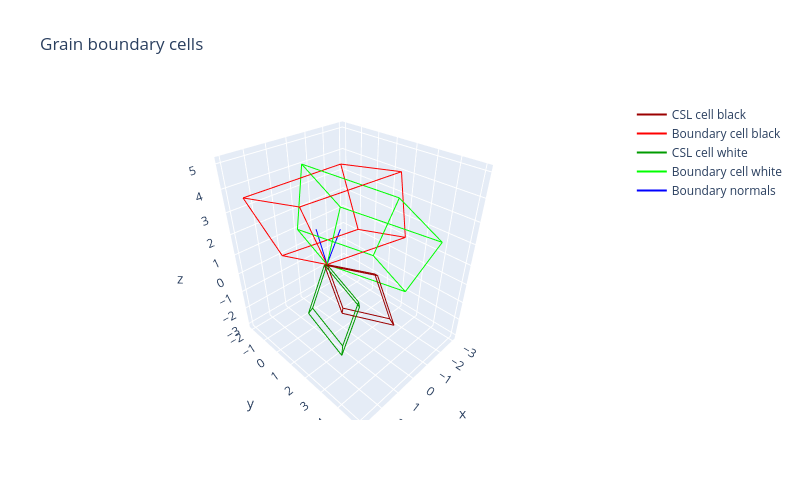

Write notebook code for a chart like this one.
### Markdown cell above
## Visualising the grain boundary cell
There are two ways to visualise the grain boundary cell. First, in the original orientation in the crystal lattice. The grain boundary cells are shown, but also the CSL unit cells for comparison and the boundary normals:

### Code cell
test_gb.visualise_3d()

### Figure 1 — Plotly figure (JSON) as saved in the notebook; plotly's stock layout.template omitted (floating-point values rounded to 4 significant figures)
{"data": [{"line": {"color": "rgb(155, 0, 0)", "width": 2}, "mode": "lines", "name": "CSL cell black", "type": "scatter3d", "x": [0, 1, null, 0, 0, null, 0, -1, null, 1, 1, null, 0, 1, null, 1, 0, null, -1, 0, null, -1, -1, null, -1, 0, null, 0, 0, null, 1, 0, null, 0, -1, null], "y": [0, 1, null, 0, 1, null, 0, 2, null, 1, 2, null, 1, 2, null, 2, 4, null, 3, 4, null, 2, 3, null, 2, 3, null, 3, 4, null, 1, 3, null, 1, 3, null], "z": [0, 1, null, 0, -2, null, 0, 0, null, 1, -1, null, -2, -1, null, -1, -1, null, -2, -1, null, 0, -2, null, 0, 1, null, 1, -1, null, 1, 1, null, -2, -2, null]}, {"line": {"color": "rgb(255, 0, 0)", "width": 2}, "mode": "lines", "name": "Boundary cell black", "type": "scatter3d", "x": [0, -3, null, 0, 2, null, 0, 1, null, -3, -1, null, 2, -1, null, -1, 0, null, 3, 0, null, 1, 3, null, 1, -2, null, -2, 0, null, -3, -2, null, 2, 3, null], "y": [0, 2, null, 0, 1, null, 0, -2, null, 2, 3, null, 1, 3, null, 3, 1, null, -1, 1, null, -2, -1, null, -2, 0, null, 0, 1, null, 2, 0, null, 1, -1, null], "z": [0, 1, null, 0, 4, null, 0, 0, null, 1, 5, null, 4, 5, null, 5, 5, null, 4, 5, null, 0, 4, null, 0, 1, null, 1, 5, null, 1, 1, null, 4, 4, null]}, {"line": {"color": "rgb(0, 155, 0)", "width": 2}, "mode": "lines", "name": "CSL cell white", "type": "scatter3d", "x": [0, 1, null, 0, 1, null, 0, 0, null, 1, 2, null, 1, 2, null, 2, 2, null, 1, 2, null, 0, 1, null, 0, 1, null, 1, 2, null, 1, 1, null, 1, 1, null], "y": [0, 1, null, 0, 0, null, 0, 2, null, 1, 1, null, 0, 1, null, 1, 3, null, 2, 3, null, 2, 2, null, 2, 3, null, 3, 3, null, 1, 3, null, 0, 2, null], "z": [0, 1, null, 0, -2, null, 0, -1, null, 1, -1, null, -2, -1, null, -1, -2, null, -3, -2, null, -1, -3, null, -1, 0, null, 0, -2, null, 1, 0, null, -2, -3, null]}, {"line": {"color": "rgb(0, 255, 0)", "width": 2}, "mode": "lines", "name": "Boundary cell white", "type": "scatter3d", "x": [0, -2, null, 0, 1, null, 0, 0, null, -2, -1, null, 1, -1, null, -1, -1, null, 1, -1, null, 0, 1, null, 0, -2, null, -2, -1, null, -2, -2, null, 1, 1, null], "y": [0, 3, null, 0, 2, null, 0, -2, null, 3, 5, null, 2, 5, null, 5, 3, null, 0, 3, null, -2, 0, null, -2, 1, null, 1, 3, null, 3, 1, null, 2, 0, null], "z": [0, -1, null, 0, 4, null, 0, 1, null, -1, 3, null, 4, 3, null, 3, 4, null, 5, 4, null, 1, 5, null, 1, 0, null, 0, 4, null, -1, 0, null, 4, 5, null]}, {"line": {"color": "blue", "width": 2}, "mode": "lines", "name": "Boundary normals", "type": "scatter3d", "x": [0, -0.8165, null, 0, -1.633, null], "y": [0, -1.633, null, 0, -0.8165, null], "z": [0, 0.8165, null, 0, 0.8165, null]}], "layout": {"height": 500, "title": {"text": "Grain boundary cells"}, "width": 800, "xaxis": {"domain": [0, 0.9], "nticks": 10}, "yaxis": {"scaleanchor": "x"}}}
